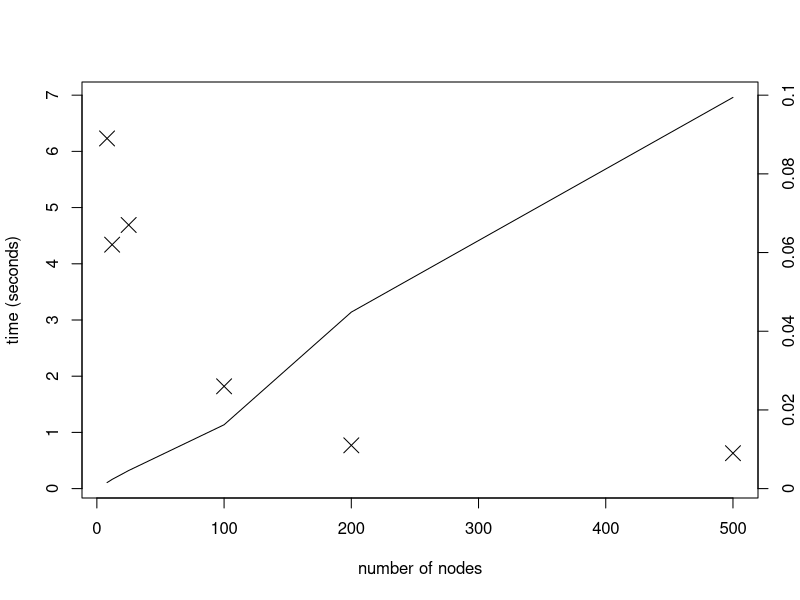

Write R code to recreate this figure.
# n = 8, t * h = 0.107, a = 0.089
# n = 12, t * h = 0.164, a = 0.062
# n = 25, t * h = 0.322, a = 0.067
# n = 100, t * h = 1.136, a = 0.026
# n = 200, t * h = 3.14, a = 0.011
# n = 500, t * h = 6.96, a = 0.009


n <- c(8, 12, 25, 100, 200, 500)
t <- c(0.107, 0.164, 0.322, 1.136, 3.14, 6.96)
a <- c(0.089, 0.062, 0.067, 0.026, 0.011, 0.009)

plot(n, t, type = "l", xlab = "number of nodes", ylab = "time (seconds)")
points(n, a * 70, pch = 4, cex = 2)
axis(4, labels = seq(0, 0.1, by = 0.02), at = seq(0, 7, length.out = 6))
